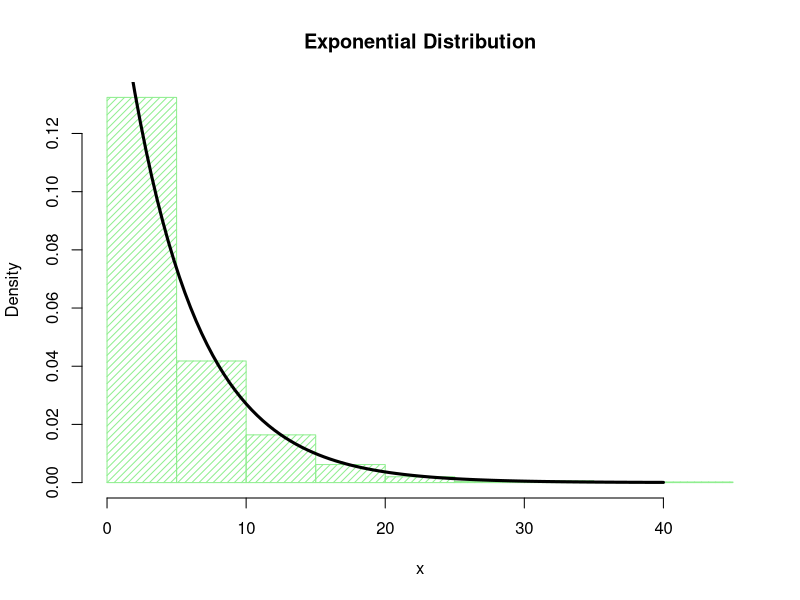
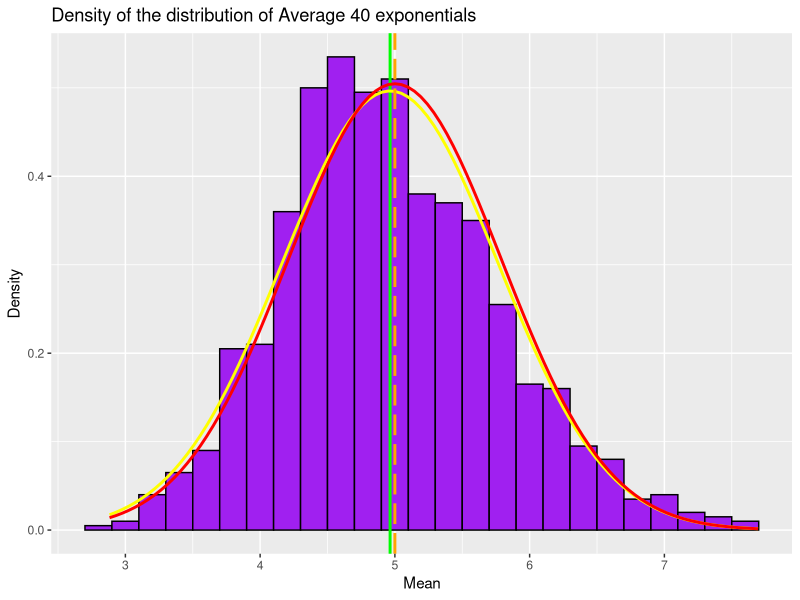

Write R code to recreate these figures, in order.
## ---- chunk 1
# Load necessary libaries.
library(ggplot2)



# Set Lambda to 0.2.
lambda <- 0.2

# Set number of exponentials to 40.
num_of_exponentials <- 40

# Set number of Simulation to 1000.
num_of_simulation <- 1000

# set the seed create random for create reproducability.
set.seed(33)

# Start to simulate.
simulated_exponentials <- replicate(num_of_simulation, rexp(num_of_exponentials, lambda))

# Find the mean of exponentials.
simulation_means_exponentials <- apply(simulated_exponentials, 2, mean)

# Find the analytical sample mean.
analytical_sample_mean <- mean(simulation_means_exponentials)

# Theoretical mean is 1/lambda.
theoretical_mean <- 1/lambda

## ---- chunk 2
# Show a Histogram of 1000 exponential distributions is asymmetrical around a central point as in the Normal distribution.
# Actual curve line in black colour shows the actual exponential distributions.
num   <- 1000 
x     <- rexp(num, 0.2) 
hist(x, probability = T, col = 'light green', density = 20, main ='Exponential Distribution') 
curve(dexp(x, 0.2), xlim = c(0,40), col = 'black', lwd = 3, add = T)
## ---- chunk 3
# Show the Analytical Sample mean.
analytical_sample_mean
## ---- chunk 4
# Show the Theoretical mean.
theoretical_mean
## ---- chunk 5
# Compute Theoretical Standard Deviation, Actual Standard Deviation, Theortical Variance and Actual Variance. 
theoretical_sd    <- ((1/lambda) * (1/sqrt(num_of_exponentials)) )
actual_sd         <- sd(simulation_means_exponentials)
theoretical_var   <- theoretical_sd^2
actual_var        <- var(simulation_means_exponentials)
## ---- chunk 6
# Show the Theoretical Standard Deviation.
theoretical_sd 
## ---- chunk 7
# Show the Actual Standard Deviation.
actual_sd 
## ---- chunk 8
# Show the Theortical Variance.
theoretical_var
## ---- chunk 9
# Show the Actual Variance.
actual_var 
## ---- chunk 10
df_forty_simulation_means  <- data.frame(simulation_means_exponentials)

plot1  <- ggplot(df_forty_simulation_means, aes(x = simulation_means_exponentials))

# Draw lambda in purple colour histogram.
plot1  <- plot1 + geom_histogram (binwidth = lambda, fill = "purple", color = "black", aes(y = ..density..))

# Indicate the plot title, the title for x axis and y axis.
plot1  <- plot1 + labs (title = "Density of the distribution of Average 40 exponentials", x = "Mean", y = "Density")

# Draw the continous green colour line to indicate the anaytical sample mean.
plot1  <- plot1 + geom_vline (xintercept = analytical_sample_mean, size = 1.0, color = "green" )

plot1  <- plot1 + stat_function( fun = dnorm, args = list( mean = analytical_sample_mean, sd = actual_sd ), color = "yellow", size = 1.0)

# Draw the longdash orange line to indicate the theoretical mean.
plot1  <- plot1 + geom_vline( xintercept = theoretical_mean, size = 1.0, color = "orange", linetype = "longdash")

plot1	 <- plot1 + stat_function( fun = dnorm, args = list( mean = theoretical_mean, sd = theoretical_sd ), color = "red", size = 1.0)
print(plot1)
